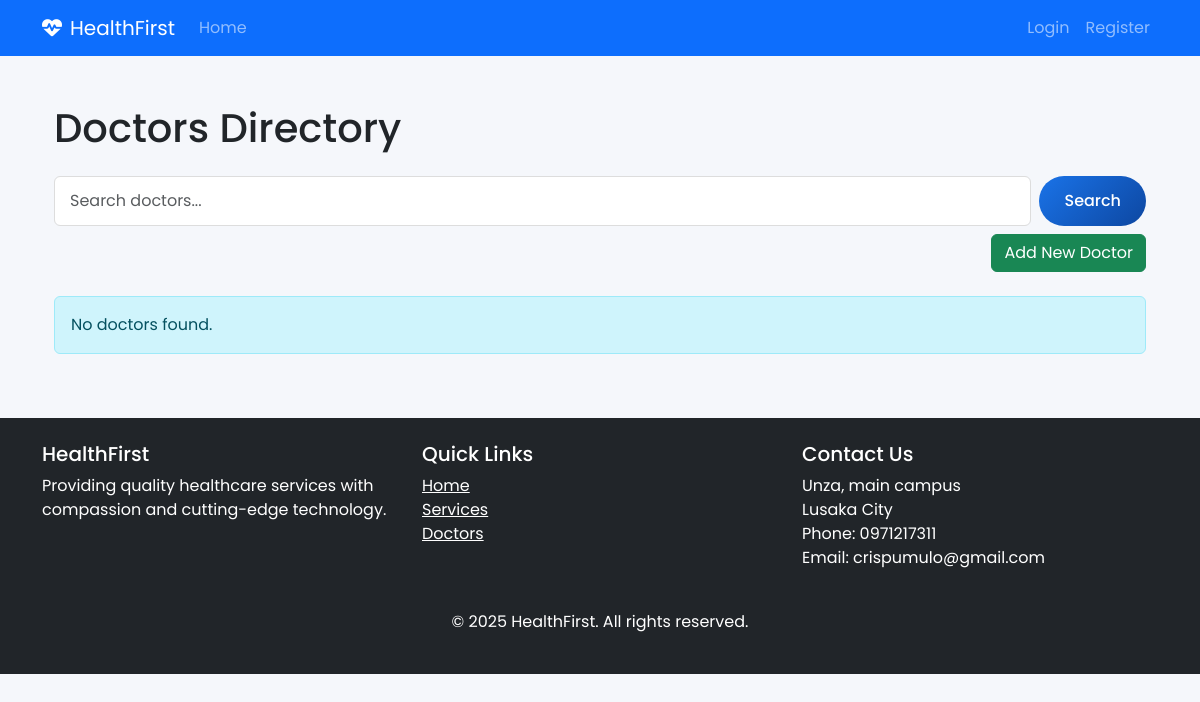
/doctors/, run on an earlier commit of the app's database.
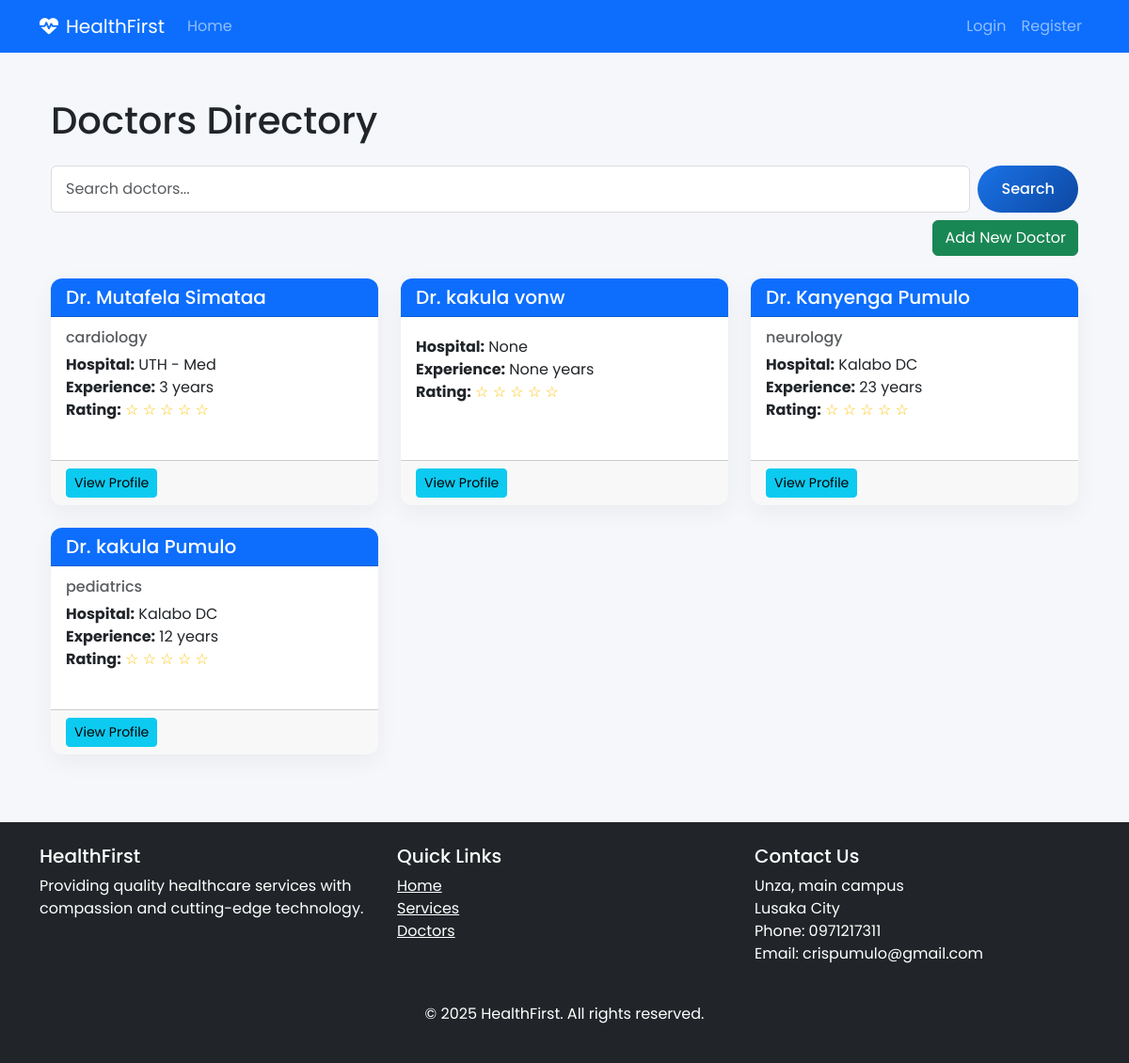
And on a later commit of the database.
### doctors/models.py (models this page shows, shortened)
class Doctor(models.Model):
    GENDER_CHOICES = (
        ('M', 'Male'),
        ('F', 'Female'),
        ('O', 'Other'),
    )
    SPECIALIZATION_CHOICES = (
        ('cardiology', 'Cardiology'),
        ('pediatrics', 'Pediatrics'),
        ('orthopedics', 'Orthopedics'),
        ('neurology', 'Neurology'),
        ('gynecology', 'Gynecology'),
    )
    user = models.OneToOneField(User, on_delete=models.CASCADE, related_name='doctor_profile')
    specialization = models.CharField(max_length=50, choices=SPECIALIZATION_CHOICES)
    gender = models.CharField(max_length=1, choices=GENDER_CHOICES)
    date_of_birth = models.DateField(null=True, blank=True)
    license_number = models.CharField(max_length=50, unique=True, null=True, blank=True)
    years_of_experience = models.PositiveIntegerField(null=True, blank=True)
    hospital = models.CharField(max_length=100, null=True, blank=True)
    department = models.CharField(max_length=100, null=True, blank=True)
    bio = models.TextField(blank=True, null=True)
    education = models.TextField(help_text="Degrees and institutions", null=True, blank=True)
    certifications = models.TextField(blank=True, null=True)
    languages_spoken = models.CharField(max_length=200, null=True, blank=True)
    consultation_fee = models.DecimalField(max_digits=10, decimal_places=2, null=True, blank=True)
    average_rating = models.FloatField(
        default=0,
        validators=[MinValueValidator(0), MaxValueValidator(5)],
        null=True, blank=True,
    )
    available_for_telemedicine = models.BooleanField(default=False, null=True, blank=True)
    available_days = models.CharField(max_length=100, help_text="Comma-separated days (e.g., Mon,Tue,Wed)", null=True, blank=True)
    available_hours = models.CharField(max_length=100, help_text="e.g., 9:00 AM - 5:00 PM", null=True, blank=True)
    created_at = models.DateTimeField(default=timezone.now)
    updated_at = models.DateTimeField(auto_now=True)

### accounts/models.py (models this page shows, shortened)
class User(AbstractUser):
    USER_TYPE_CHOICES = (
        ('admin', 'Administrator'),
        ('doctor', 'Doctor'),
        ('staff', 'Staff'),
        ('patient', 'Patient'),
    )
    user_type = models.CharField(max_length=10, choices=USER_TYPE_CHOICES, default='staff')
    profile_picture = models.ImageField(upload_to='profile_pics/', blank=True, null=True)
    phone = models.CharField(max_length=20, blank=True, null=True)
    address = models.TextField(blank=True, null=True)

### doctors/views.py (the view)
# urls.py: path('', views.doctor_list, name='doctor_list'),
def doctor_list(request):
    doctors = Doctor.objects.select_related('user').all()
    return render(request, 'doctors/list.html', {
        'doctors': doctors,
    })

### doctors/templates/doctors/list.html (shortened to what this page needs)
{% extends 'accounts/base.html' %}
{% block content %}
<div class="container">
    <h1 class="my-4">Doctors Directory</h1>
    <div class="row mb-2">
        <div class="col-12">
            <form method="get" class="form-inline d-flex">
                <input type="text" name="q" class="form-control me-2" placeholder="Search doctors..." value="{{ request.GET.q }}">
                <button type="submit" class="btn btn-primary">Search</button>
            </form>
        </div>
    </div>
    <div class="row mb-4">
        <div class="col-12 text-end">
            {% if request.user %}
                <a href="{% url 'doctors:doctor_create' %}" class="btn btn-success">Add New Doctor</a>
            {% endif %}
        </div>
    </div>
    <div class="row">
        {% for doctor in doctors %}
        <div class="col-md-4 mb-4">
            <div class="card h-100">
                <div class="card-header bg-primary text-white">
                    <h5 class="mb-0">Dr. {{ doctor.user.last_name }} {{ doctor.user.first_name }}</h5>
                </div>
                <div class="card-body">
                    <h6 class="card-subtitle mb-2 text-muted">{{ doctor.specialization }}</h6>
                    <p class="card-text">
                        <strong>Hospital:</strong> {{ doctor.hospital }}<br>
                        <strong>Experience:</strong> {{ doctor.years_of_experience }} years<br>
                        <strong>Rating:</strong>
                        <span class="text-warning">
                            {% for i in "12345" %}
                                {% if forloop.counter <= doctor.average_rating %}
                                    ★
                                {% else %}
                                    ☆
                                {% endif %}
                            {% endfor %}
                        </span>
                    </p>
                </div>
                <div class="card-footer">
                    <a href="{% url 'doctors:doctor_detail' doctor.user_id %}" class="btn btn-sm btn-info">View Profile</a>
                </div>
            </div>
        </div>
        {% empty %}
        <div class="col-12">
            <div class="alert alert-info">No doctors found.</div>
        </div>
        {% endfor %}
    </div>
</div>
{% endblock %}

### accounts/templates/accounts/base.html (shortened to what this page needs)
<!DOCTYPE html>
{% load static %}
<html lang="en">
<head>
    <link href="https://cdn.jsdelivr.net/npm/bootstrap@5.3.0/dist/css/bootstrap.min.css" rel="stylesheet">
    <link rel="stylesheet" href="https://cdnjs.cloudflare.com/ajax/libs/font-awesome/6.4.0/css/all.min.css">
    <link rel="stylesheet" href="{% static 'css/style.css' %}">
</head>
<body>
    <nav class="navbar navbar-expand-lg navbar-dark bg-primary sticky-top">
        <div class="container">
            <a class="navbar-brand" href="{% url 'home' %}">
                <i class="fas fa-heartbeat me-2"></i>HealthFirst
            </a>
            <div class="collapse navbar-collapse" id="navbarNav">
                <ul class="navbar-nav me-auto">
                    <li class="nav-item">
                        <a class="nav-link" href="{% url 'home' %}">Home</a>
                    </li>
                </ul>
                <ul class="navbar-nav ms-auto">
                    {% if user.is_authenticated %}
                    <li class="nav-item dropdown">
                        <a class="nav-link dropdown-toggle" href="#" id="navbarDropdown" role="button" data-bs-toggle="dropdown">
                            <i class="fas fa-user me-1"></i> {{ user.get_full_name|default:user.username }}
                        </a>
                        <ul class="dropdown-menu">
                            <li>
                                {% if user.user_type == 'patient' %}
                                    <a class="dropdown-item" href="{% url 'patients:patient_detail' user.id %}">Profile</a>
                                {% elif user.user_type == 'doctor' %}
                                    <a class="dropdown-item" href="{% url 'doctors:doctor_detail' user.id %}">Profile</a>
                                {% else %}
                                    <a class="dropdown-item" href="#">Profile</a>
                                {% endif %}
                            </li>
                            <li><a class="dropdown-item" href="{% url 'dashboard' %}">Dashboard</a></li>
                            <li><hr class="dropdown-divider"></li>
                            <li><a class="dropdown-item" href="{% url 'logout' %}">Logout</a></li>
                        </ul>
                    </li>
                    {% else %}
                    <li class="nav-item">
                        <a class="nav-link" href="{% url 'login' %}">Login</a>
                    </li>
                    <li class="nav-item">
                        <a class="nav-link" href="{% url 'register' %}">Register</a>
                    </li>
                    {% endif %}
                </ul>
            </div>
        </div>
    </nav>
    <main class="container my-5">
        {% block content %}{% endblock %}
    </main>
    <footer class="bg-dark text-white py-4">
        <div class="container">
            <div class="row">
                <div class="col-md-4 mb-4">
                    <h5>HealthFirst</h5>
                    <p>Providing quality healthcare services with compassion and cutting-edge technology.</p>
                </div>
                <div class="col-md-4 mb-4">
                    <h5>Quick Links</h5>
                    <ul class="list-unstyled">
                        <li><a href="{% url 'home' %}" class="text-white">Home</a></li>
                        <li><a href="#" class="text-white">Services</a></li>
                        <li><a href="#" class="text-white">Doctors</a></li>
                    </ul>
                </div>
                <div class="col-md-4">
                    <h5>Contact Us</h5>
                    <address>
                        Unza, main campus<br>
                        Lusaka City<br>
                        Phone: 0971217311<br>
                        Email: crispumulo@gmail.com
                    </address>
                </div>
            </div>
            <div class="text-center mt-4">
                <p>&copy; 2025 HealthFirst. All rights reserved.</p>
            </div>
        </div>
    </footer>
</body>
</html>

### accounts/static/css/style.css (style rules this page uses)
:root { --primary: #1a73e8; --primary-dark: #0d47a1; --secondary: #00c853; --light: #f8f9fa; --dark: #212529; --gray: #6c757d; --light-gray: #e9ecef; --danger: #ff5252; --warning: #ffc107; }
body { font-family: 'Poppins', sans-serif; background-color: #f5f7fb; color: var(--dark); }
.card { border-radius: 15px; overflow: hidden; box-shadow: 0 5px 15px rgba(0,0,0,0.05); transition: all 0.3s ease; margin-bottom: 25px; }
.form-control, .form-select { border: 2px solid var(--light-gray); border-radius: 10px; padding: 12px 15px; transition: all 0.3s ease; }
.btn-primary { background: linear-gradient(135deg, var(--primary), var(--primary-dark)); border: none; padding: 10px 25px; border-radius: 30px; font-weight: 500; transition: all 0.3s ease; }
.card { border: none; border-radius: 0.75rem; box-shadow: 0 0.5rem 1.5rem rgba(0, 0, 0, 0.05); transition: all 0.3s ease; }
.form-control { padding: 12px 15px; border: 1px solid #ddd; border-radius: 6px; font-size: 16px; transition: border-color 0.3s; }

What changed in the data, as far as the page shows it:
added Doctor: user.last_name "Mutafela", user.first_name "Simataa", specialization "cardiology", hospital "UTH - Med", years_of_experience "3", average_rating 0 (drawn)
added Doctor: user.last_name "kakula", user.first_name "vonw", hospital "None", years_of_experience "None", average_rating 0 (drawn)
added Doctor: user.last_name "Kanyenga", user.first_name "Pumulo", specialization "neurology", hospital "Kalabo DC", years_of_experience "23", average_rating 0 (drawn)
added Doctor: user.last_name "kakula", user.first_name "Pumulo", specialization "pediatrics", hospital "Kalabo DC", years_of_experience "12", average_rating 0 (drawn)
Also different on the page:
text no longer shown: "No doctors found."
